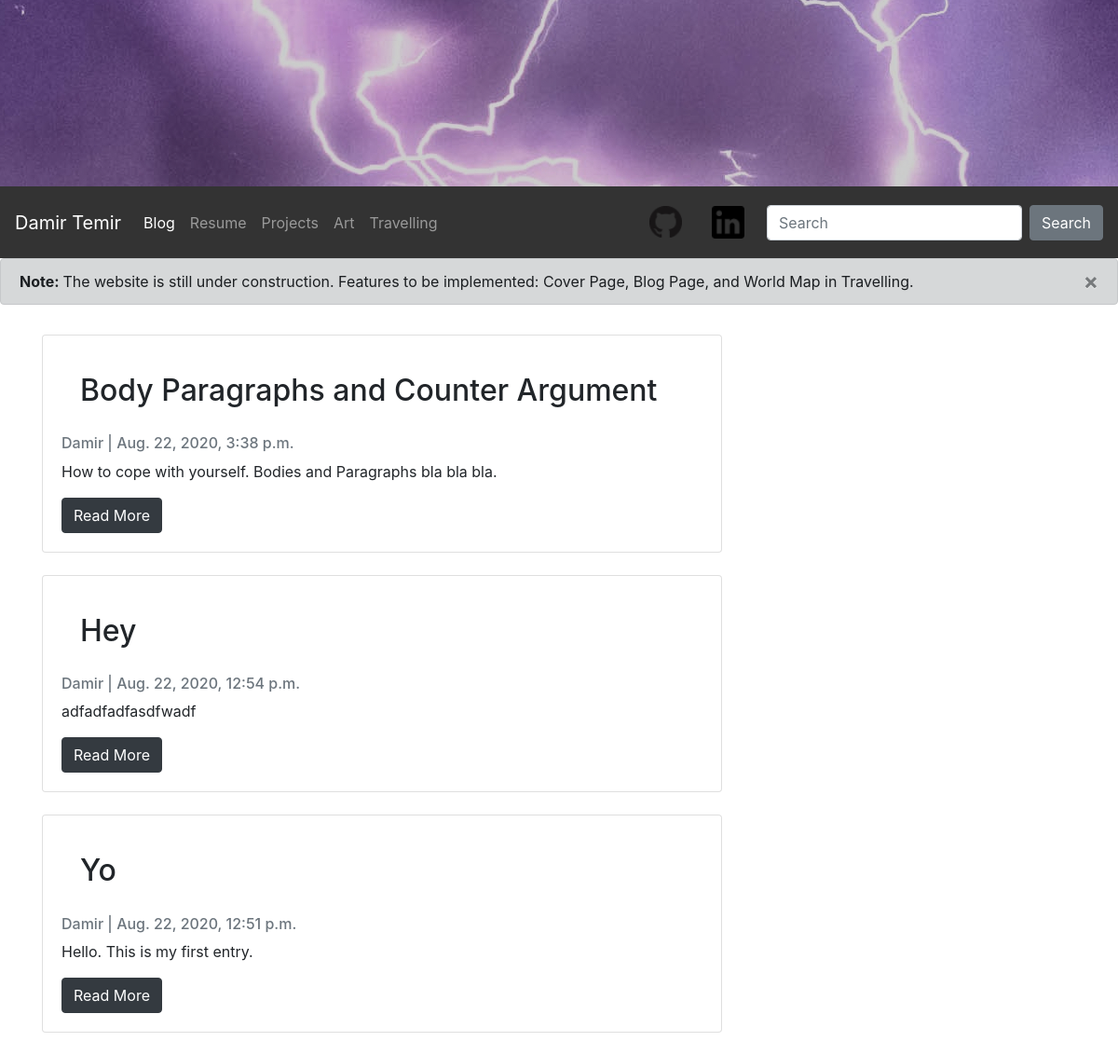
Screenshot of /blog/ with the database file from the repository.
### blog/models.py (models this page shows, shortened)
class Post(models.Model):
    title = models.CharField(max_length=100, unique=True)
    slug = models.SlugField(max_length=100, unique=True)
    author = models.ForeignKey(User, on_delete=models.CASCADE, related_name='blog_posts')
    updated_on = models.DateTimeField(auto_now=True)
    content = models.TextField()
    created_on = models.DateTimeField(auto_now_add=True)
    status = models.IntegerField(choices=STATUS, default=0)
    class Meta:
        ordering = ['-created_on']

### blog/views.py (the view)
# urls.py: path('', views.PostList.as_view(), name='home'),
class PostList(generic.ListView):
    queryset = Post.objects.filter(status=1).order_by('-created_on')
    template_name = 'blog/blog.html'
    context_object_name = 'post_list'

### blog/templates/blog/blog.html (shortened to what this page needs)
{% extends 'blog/nav.html' %}
{% load static %}
{% block content %}
    <head>
        <link rel="stylesheet" href="https://stackpath.bootstrapcdn.com/bootstrap/4.5.0/css/bootstrap.min.css">
        <link rel="stylesheet" type="text/css" href="{% static 'blog/styles.css' %}">
    </head>
    <body>
        <main>
            <div class="alert alert-dark alert-dismissible fade show" role="alert">
                <strong>Note: </strong>The website is still under construction.
                Features to be implemented: Cover Page, Blog Page, and World Map in Travelling.
                <form onsubmit="alert_visible(); return false;">
                    <button type="submit" class="close" aria-label="Close" data-dismiss="alert"><span aria-hidden="true">&times;</span></button>
                </form>
            </div>
            <div class="container">
                <div class="row my-lg-auto">
                {% if post_list %}
                    <div class="col-md-8 mt-3">
                        {% for post in post_list %}
                        <div class="card mb-4">
                        <div class="card-body">
                            <h2 class="card-body">{{ post.title }}</h2>
                            <p class="card-text text-muted h6">{{ post.author }} | {{ post.created_on }}</p>
                            <p class="card-text">{{ post.content|slice:":200" }}</p>
                            <a href="{% url 'blog:post_detail' post.slug %}" class="btn btn-dark">Read More</a>
                        </div>
                        </div>
                        {% endfor %}
                    </div>
                {% else %}
                    <p>No posts are available yet</p>
                {% endif %}
                </div>
            </div>
        </main>
    </body>
{% endblock content %}

### blog/templates/blog/nav.html (shortened to what this page needs)
{% load static %}
<!DOCTYPE html>
<html lang="en">
    <div class="header-img img-fluid container-header">
    </div>
    <div>
    <nav class="navbar navbar-expand-md navbar-dark" style="background-color: #333;">
        <a class="masterhead-brand navbar-brand nav-item " href="index.html">Damir Temir</a>
        <div class="collapse navbar-collapse" id="navbarsExampleDefault">
            <ul class="navbar-nav mr-auto">
                <li class="nav-item active">
                    <a class="nav-link" href="{% url 'blog:home' %}">Blog</a>
                </li>
                <li class="nav-item">
                    <a class="nav-link"href="../temp/resume.html">Resume</a>
                </li>
                <li class="nav-item">
                    <a class="nav-link" href="../temp/projects.html">Projects</a>
                </li>
                <li class="nav-item">
                    <a class="nav-link" href="../temp/art.html">Art</a>
                </li>
                <li class="nav-item">
                    <a class="nav-link" href="../temp/travel.html">Travelling</a>
                </li>
            </ul>
            <ul class="navbar-nav mr-right">
                <li class="navbar-brand">
                    <a class="nav-link" href="https://github.com/dtemir">
                        <img src="../../static/images/github.png" class="img-fluid" style="background: transparent; width:35px;" alt="Github Logo" width="40" height="40" loading="lazy">
                    </a>
                </li>
                <li class="navbar-brand">
                    <a class="nav-link" href="https://www.linkedin.com/in/damirtemir/">
                        <img src="../../static/images/linkedin.png" class="img-fluid" style="background: transparent; width:35px;" alt="LinkedIn Logo" width="40" height="40" loading="lazy">
                    </a>
                </li>
            </ul>
            <form class="form-inline my-2 my-lg-0">
                <input class="form-control mr-sm-2" type="text" placeholder="Search" aria-label="Search">
                <button class="btn btn-secondary my-2 my-sm-0" type="submit">Search</button>
            </form>
        </div>
    </nav>
    </div>
    {% block content %}{% endblock content %}
</html>

### blog/static/blog/styles.css (style rules this page uses)
.header-img { max-width: 100%; height: 200px; background-size: cover; background-image: url(../images/thunders-2.jpg); filter: brightness(80%); }
.container-header { position: relative; }

### rows the page displays
Post: title "Body Paragraphs and Counter Argument", author "Damir", created_on "Aug. 22, 2020, 3:38 p.m.", content "How to cope with yourself. Bodies and Paragraphs bla bla bla."
Post: title "Hey", author "Damir", created_on "Aug. 22, 2020, 12:54 p.m.", content "adfadfadfasdfwadf"
Post: title "Yo", author "Damir", created_on "Aug. 22, 2020, 12:51 p.m.", content "Hello. This is my first entry."
